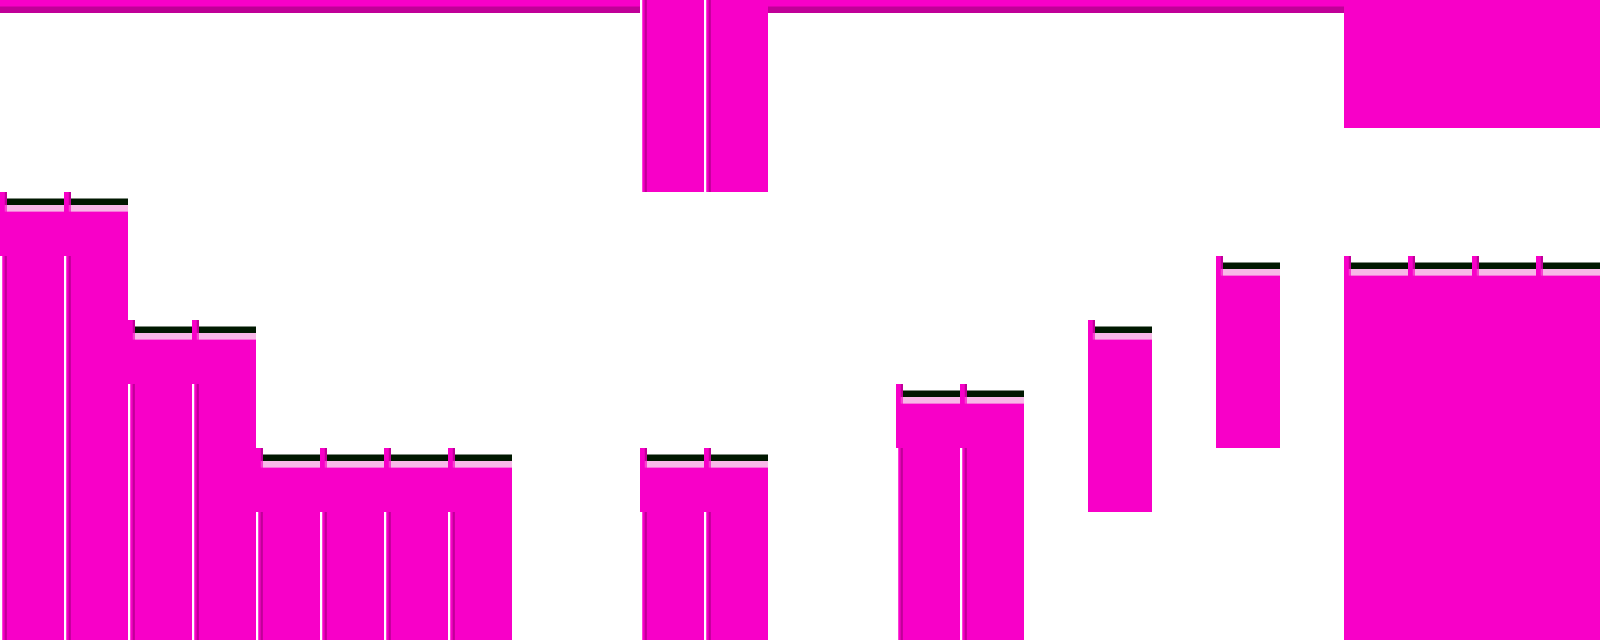

Rendered tile map (Tiled .tmx) drawn with the repository's tilesets; below, a short description and the full map source, tile grids included:
An orthogonal 25x10 tile map with 64x64 px tiles, 2 tile layers (background, platform).

<map version="1.10" tiledversion="1.10.2" orientation="orthogonal" renderorder="right-down" width="25" height="10" tilewidth="64" tileheight="64" infinite="0" nextlayerid="4" nextobjectid="1">
 <tileset firstgid="1" name="pink map 1" tilewidth="64" tileheight="64" tilecount="250" columns="25">
  <image source="pink map 1.png" width="1600" height="640" />
 </tileset>
 <layer id="2" name="background" width="25" height="10">
  <data encoding="csv">
36,37,38,39,40,41,42,36,37,38,39,40,41,36,36,36,36,36,36,37,38,39,40,41,42,
61,62,63,64,65,66,67,61,62,63,64,65,36,61,61,61,61,36,36,37,38,39,40,41,42,
86,87,88,89,90,91,92,86,87,88,89,90,61,86,86,86,86,61,36,37,38,39,40,41,42,
111,112,113,114,115,116,117,36,37,38,39,40,86,111,111,111,111,86,36,37,38,39,40,41,42,
36,37,38,39,40,41,42,36,37,38,39,40,111,111,112,113,114,111,36,37,38,39,40,41,42,
61,62,63,64,65,66,67,36,37,36,36,36,111,112,113,114,115,116,36,37,38,39,40,41,42,
36,37,38,39,40,41,42,36,36,61,61,61,86,111,112,36,37,38,39,40,41,42,42,42,42,
61,62,63,64,65,66,67,61,61,86,86,86,111,111,112,61,62,63,64,65,66,67,67,67,67,
86,87,88,89,90,91,92,86,86,111,111,111,111,112,113,86,87,88,89,90,91,92,92,92,92,
111,112,113,114,115,116,117,111,111,111,112,113,114,115,116,111,112,113,114,115,116,117,117,117,117
</data>
 </layer>
 <layer id="3" name="platform" width="25" height="10">
  <data encoding="csv">
11,11,11,11,11,11,11,11,11,11,76,76,11,11,11,11,11,11,11,11,11,105,105,105,105,
0,0,0,0,0,0,0,0,0,0,76,76,0,0,0,0,0,0,0,0,0,105,105,105,105,
0,0,0,0,0,0,0,0,0,0,76,76,0,0,0,0,0,0,0,0,0,0,0,0,0,
127,127,0,0,0,0,0,0,0,0,0,0,0,0,0,0,0,0,0,0,0,0,0,0,0,
76,76,0,0,0,0,0,0,0,0,0,0,0,0,0,0,0,87,0,127,0,127,127,127,127,
76,76,127,127,0,0,0,0,0,0,0,0,0,0,0,0,0,127,87,105,87,105,105,105,105,
76,76,76,76,0,0,0,0,0,0,0,0,0,0,127,127,0,105,0,105,0,105,105,105,105,
76,76,76,76,127,127,127,127,0,0,127,127,0,0,76,76,0,105,0,0,0,105,105,105,105,
76,76,76,76,76,76,76,76,0,0,76,76,0,0,76,76,0,0,0,0,0,105,105,105,105,
76,76,76,76,76,76,76,76,0,0,76,76,0,0,76,76,0,0,0,0,0,105,105,105,105
</data>
 </layer>
</map>